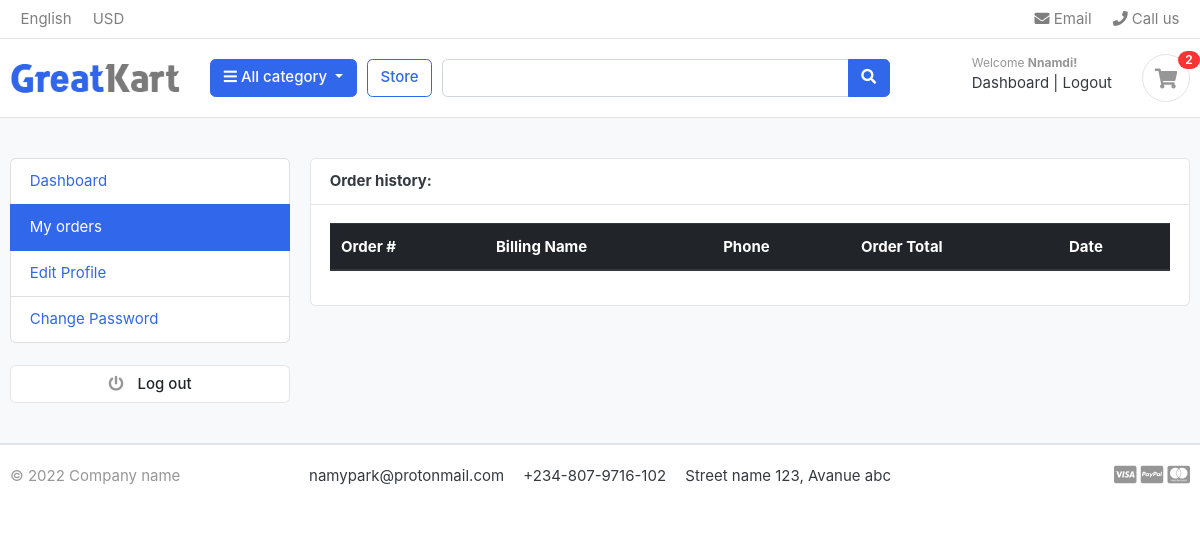
/accounts/my_orders/ (signed in), run on an earlier commit of the app's database.
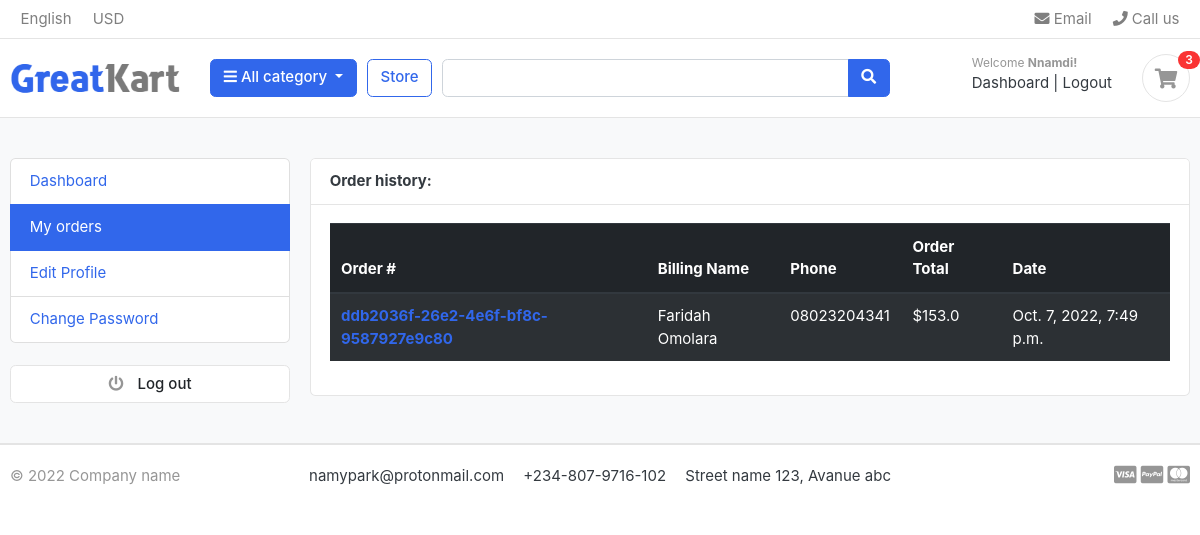
And on a later commit of the database.
### order/models.py (models this page shows, shortened)
class Order(models.Model):
    user = models.ForeignKey(Account, on_delete=models.SET_NULL, null=True)
    payment = models.ForeignKey(
        Payment,
        on_delete=models.SET_NULL,
        null=True,
        blank=True,
    )
    order_id = models.UUIDField(default=uuid.uuid4, unique=True, editable=False)
    first_name = models.CharField(max_length=100)
    last_name = models.CharField(max_length=100)
    phone = models.CharField(max_length=50)
    email = models.EmailField(max_length=300)
    address_line_1 = models.CharField(max_length=600)
    address_line_2 = models.CharField(max_length=600, blank=True)
    country = models.CharField(max_length=60)
    city = models.CharField(max_length=60)
    state = models.CharField(max_length=60)
    tax = models.FloatField()
    ip = models.GenericIPAddressField()
    status = models.CharField(max_length=100, choices=choices, default="New")
    order_total = models.FloatField()
    order_note = models.CharField(max_length=300)
    is_ordered = models.BooleanField(default=False)
    created_at = models.DateTimeField(auto_now_add=True)
    updated_at = models.DateTimeField(auto_now=True)
    def full_name(self):
        return f"{self.first_name}  {self.last_name}"

### accounts/views.py (the view)
# urls.py: path("my_orders/", views.my_orders, name="my_orders"),
@login_required(login_url="login")
def my_orders(request):
    order = Order.objects.filter(user_id=request.user.id, is_ordered=True).order_by(
        "-created_at"
    )
    context = {"orders": order}
    return render(request, "accounts/my_orders.html", context)

### carts/context_processors.py (called while the page is built)
def cart_quantity(request):
    quantity = 0
    if "admin" in request.path:
        return {}
    else:
        try:
            cart = Cart.objects.filter(cart_id=_cart_id(request))
            if request.user.is_authenticated:
                cart_items = CartItem.objects.all().filter(user=request.user)
            else:
                cart_items = CartItem.objects.all().filter(cart=cart[:1])
            for item in cart_items:
                quantity += item.quantity
        except Cart.DoesNotExist:
            quantity = 0
    return {"quantity": quantity}

### carts/views.py (called while the page is built)
def _cart_id(request):
    cart = request.session.session_key
    if not cart:
        cart = request.session.create()
    return cart

### category/context_processors.py (called while the page is built)
def menu_links(request):
    links = Category.objects.all()
    return dict(links=links)

### category/models.py (called while the page is built)
    def get_absolute_url(self):
        return reverse("products_by_category", kwargs={"category_slug": self.slug})

### accounts/templates/accounts/my_orders.html (shortened to what this page needs)
{% extends 'ecommerce/base.html' %}
{% block content %}
<section class="section-content padding-y bg">
    <div class="container">
        <div class="row">
        <aside class="col-md-3">
           {% include "ecommerce/dashboard_sidebar.html" %}
        </aside>
        <main class="col-md-9">
            <article class="card">
            <header class="card-header">
                <strong class="d-inline-block mr-3">Order history:</strong>
            </header>
            <div class="card-body">
                <div class="row">
                    <div class="col-md-12">
                        <table class="table table-hover table-striped table-dark">
                            <thead>
                              <tr>
                                <th scope="col">Order #</th>
                                <th scope="col">Billing Name</th>
                                <th scope="col">Phone</th>
                                <th scope="col">Order Total</th>
                                <th scope="col">Date</th>
                              </tr>
                            </thead>
                            <tbody>
                                {% for order in orders %}
                                <tr>
                                  <th scope="row"><a href="{% url 'order_detail' order.order_id %}">{{order.order_id}}</a></th>
                                  <td>{{order.full_name}}</td>
                                  <td>{{order.phone}}</td>
                                  <td>${{order.order_total}}</td>
                                  <td>{{order.created_at}}</td>
                                </tr>
                                {% endfor %}
                            </tbody>
                          </table>
                </div>
                </div>
            </div>
            </article>
        </main>
    </div>
    </div>
    </section>
{% endblock %}

### ecommerce/templates/ecommerce/navbar.html (shortened to what this page needs)
{% load static %}
<header class="section-header">
  <nav class="navbar p-md-0 navbar-expand-sm navbar-light border-bottom">
    <div class="container">
      <div class="collapse navbar-collapse" id="navbarTop4">
        <ul class="navbar-nav mr-auto">
          <li class="nav-item dropdown">
            <a href="#" class="nav-link"> English </a>
          </li>
          <li class="nav-item dropdown">
            <a href="#" class="nav-link"> USD </a>
          </li>
        </ul>
        <ul class="navbar-nav">
          <li>
            <a href="#" class="nav-link">
              <i class="fa fa-envelope"></i> Email
            </a>
          </li>
          <li>
            <a href="#" class="nav-link">
              <i class="fa fa-phone"></i> Call us
            </a>
          </li>
        </ul>
      </div>
    </div>
  </nav>
  <section class="header-main border-bottom">
    <div class="container">
      <div class="row align-items-center">
        <div class="col-lg-2 col-md-3 col-6">
          <a href="{% url 'index' %}" class="brand-wrap">
          <img class="logo" src="{% static './images/logo.png' %}" />
          </a>
        </div>
        <div class="col-lg col-sm col-md col-6 flex-grow-0">
          <div class="category-wrap dropdown d-inline-block float-right">
            <button
              type="button"
              class="btn btn-primary dropdown-toggle"
              data-toggle="dropdown"
            >
              <i class="fa fa-bars"></i> All category
            </button>
          </div>
        </div>
        <a href="{% url 'store' %}" class="btn btn-outline-primary">Store</a>
        <div class="col-lg col-md-6 col-sm-12 col">
          <form action="{% url 'search_store' %}" class="search" method="GET">
            <div class="input-group w-100">
              <input
                type="text"
                class="form-control"
                style="width: 60%"
                placeholder="{{search_query}}"
                name='search'
                value="{{search_query}}"
              />
              <div class="input-group-append">
                <button class="btn btn-primary" type="submit">
                  <i class="fa fa-search"></i>
                </button>
              </div>
            </div>
          </form>
        </div>
        <div class="col-lg-3 col-sm-6 col-8 order-2 order-lg-3">
          <div class="d-flex justify-content-end mb-3 mb-lg-0">
            <div class="widget-header">
              {% if request.user.is_authenticated %}
              <small class="title text-muted">Welcome <b>{{request.user.first_name | capfirst}}</b><b>!</b></small>
              <div>
                <a href="{% url 'dashboard' %}"> Dashboard</a><span class="dark-transp"> | </span>
                <a href="{% url 'logout' %}">Logout</a>
                {% else %}
                <small class="title text-muted">Welcome <b>guest!</b></small>
              <div>
                <a href="{% url 'login' %}">Sign in</a>
                <span class="dark-transp"> | </span>
                <a href="{% url 'register' %}"> Register</a>
                {% endif %}
              </div>
            </div>
            <a href="{% url 'cart' %}" class="widget-header pl-3 ml-3">
              <div class="icon icon-sm rounded-circle border">
                <i class="fa fa-shopping-cart"></i>
              </div>
              {% if quantity %}
              <span class="badge badge-pill badge-danger notify"
                >{{quantity}}</span
              >
              {% else %}
              <span class="badge badge-pill badge-danger notify">0</span>
              {% endif %}
            </a>
          </div>
        </div>
      </div>
    </div>
  </section>
</header>

What changed in the data, as far as the page shows it:
added Order: order_id "ddb2036f-26e2-4e6f-bf8c-9587927e9c80", full_name "Faridah Omolara", phone "08023204341", order_total "153.0", created_at "Oct. 7, 2022, 7:49 p.m."
Also different on the page:
{{ quantity }}: "2" → "3"
